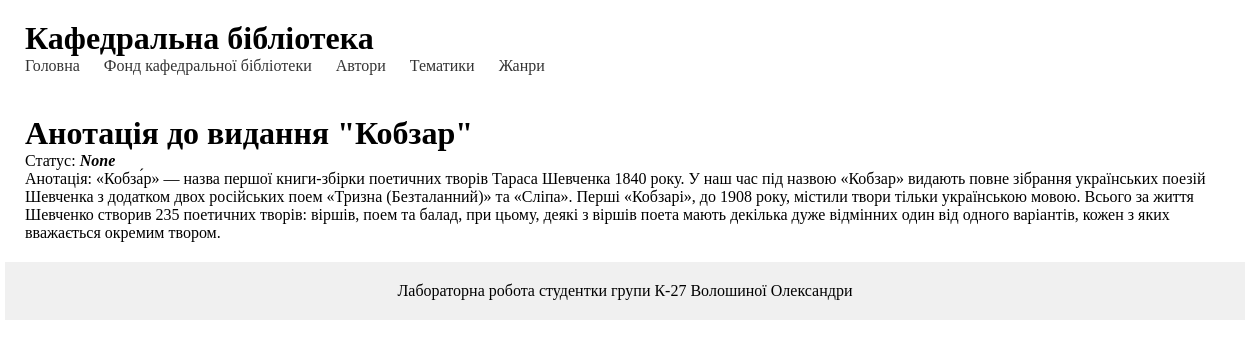
Screenshot of /abstract/1/ with the database file from the repository.
### library/models.py (models this page shows, shortened)
class Edition(models.Model):
    name = models.CharField(max_length=50, null=True)
    abstract = models.TextField(null=True)
    quantity_available = models.IntegerField(null=True)
    status = models.ForeignKey(Status, on_delete=models.SET_NULL, null=True)
    class Meta:
         ordering = ['name']
    class Meta:
         ordering = ['name']

### library/views.py (the view)
# urls.py: path('abstract/<int:edition_id>/', abstract, name='abstract'),
def abstract(request, edition_id):
    edition = get_object_or_404(Edition, pk=edition_id)
    return render(request, 'library/abstract.html', {'edition': edition})

### library/templates/library/abstract.html
{% extends 'library/base.html' %}
{% block content %}
    <h1>Анотація до видання "{{ edition.name }}"</h1>
    <p>Статус: <span class="status">{{ edition.status }}</span></p>
    <p>Анотація: {{ edition.abstract }}</p>
{% endblock %}

### library/static/library/css/styles.css (style rules this page uses)
body, h1, h2, p, ul, li { margin: 0; padding: 0; }
.status { font-weight: bold; font-style: italic; }

### rows the page displays
Edition: name "Кобзар", status "None", abstract "«Кобза́р» — назва першої книги-збірки поетичних творів Тараса Шевченка 1840 року. У наш час під назвою «Кобзар» видають повне зібрання українських поезій Шевченка з додатком двох російських поем «Тризна (Безталанний)» та «Сліпа». Перші «Кобзарі», до 1908 року, містили твори тільки українською мовою. Всього за життя Шевченко створив 235 поетичних творів: віршів, поем та балад, при цьому, деякі з віршів поета мають декілька дуже відмінних один від одного варіантів, кожен з яких вважається окремим твором."
